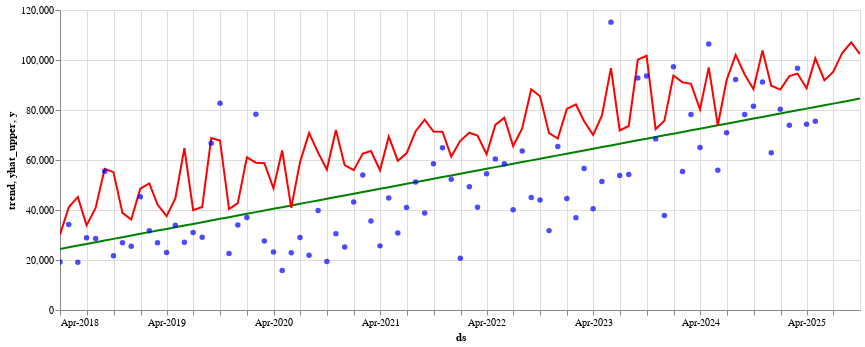

Notebook cell for this chart:
### Code cell
exp.monthly_projection().properties(width=800)

### Figure 1 — Vega specification as saved in the notebook (floating-point values rounded to 4 significant figures)
{"$schema": "https://vega.github.io/schema/vega/v5.json", "data": [{"name": "param_2_store"}, {"name": "source_0", "values": [{"ds": "2018-03-31T00:00:00.000", "trend": 24440.0}, {"ds": "2018-04-30T00:00:00.000", "trend": 25090.0}, {"ds": "2018-05-31T00:00:00.000", "trend": 25770.0}, {"ds": "2018-06-30T00:00:00.000", "trend": 26430.0}, {"ds": "2018-07-31T00:00:00.000", "trend": 27110.0}, {"ds": "2018-08-31T00:00:00.000", "trend": 27790.0}, {"ds": "2018-09-30T00:00:00.000", "trend": 28450.0}, {"ds": "2018-10-31T00:00:00.000", "trend": 29130.0}, {"ds": "2018-11-30T00:00:00.000", "trend": 29790.0}, {"ds": "2018-12-31T00:00:00.000", "trend": 30470.0}, {"ds": "2019-01-31T00:00:00.000", "trend": 31150.0}, {"ds": "2019-02-28T00:00:00.000", "trend": 31760.0}, {"ds": "2019-03-31T00:00:00.000", "trend": 32440.0}, {"ds": "2019-04-30T00:00:00.000", "trend": 33100.0}, {"ds": "2019-05-31T00:00:00.000", "trend": 33780.0}, {"ds": "2019-06-30T00:00:00.000", "trend": 34440.0}, {"ds": "2019-07-31T00:00:00.000", "trend": 35120.0}, {"ds": "2019-08-31T00:00:00.000", "trend": 35800.0}, {"ds": "2019-09-30T00:00:00.000", "trend": 36460.0}, {"ds": "2019-10-31T00:00:00.000", "trend": 37140.0}, {"ds": "2019-11-30T00:00:00.000", "trend": 37800.0}, {"ds": "2019-12-31T00:00:00.000", "trend": 38480.0}, {"ds": "2020-01-31T00:00:00.000", "trend": 39160.0}, {"ds": "2020-02-29T00:00:00.000", "trend": 39790.0}, {"ds": "2020-03-31T00:00:00.000", "trend": 40470.0}, {"ds": "2020-04-30T00:00:00.000", "trend": 41130.0}, {"ds": "2020-05-31T00:00:00.000", "trend": 41810.0}, {"ds": "2020-06-30T00:00:00.000", "trend": 42470.0}, {"ds": "2020-07-31T00:00:00.000", "trend": 43150.0}, {"ds": "2020-08-31T00:00:00.000", "trend": 43830.0}, {"ds": "2020-09-30T00:00:00.000", "trend": 44480.0}, {"ds": "2020-10-31T00:00:00.000", "trend": 45160.0}, {"ds": "2020-11-30T00:00:00.000", "trend": 45820.0}, {"ds": "2020-12-31T00:00:00.000", "trend": 46500.0}, {"ds": "2021-01-31T00:00:00.000", "trend": 47180.0}, {"ds": "2021-02-28T00:00:00.000", "trend": 47800.0}, {"ds": "2021-03-31T00:00:00.000", "trend": 48480.0}, {"ds": "2021-04-30T00:00:00.000", "trend": 49140.0}, {"ds": "2021-05-31T00:00:00.000", "trend": 49820.0}, {"ds": "2021-06-30T00:00:00.000", "trend": 50480.0}, {"ds": "2021-07-31T00:00:00.000", "trend": 51160.0}, {"ds": "2021-08-31T00:00:00.000", "trend": 51840.0}, {"ds": "2021-09-30T00:00:00.000", "trend": 52490.0}, {"ds": "2021-10-31T00:00:00.000", "trend": 53170.0}, {"ds": "2021-11-30T00:00:00.000", "trend": 53830.0}, {"ds": "2021-12-31T00:00:00.000", "trend": 54510.0}, {"ds": "2022-01-31T00:00:00.000", "trend": 55190.0}, {"ds": "2022-02-28T00:00:00.000", "trend": 55810.0}, {"ds": "2022-03-31T00:00:00.000", "trend": 56490.0}, {"ds": "2022-04-30T00:00:00.000", "trend": 57150.0}, {"ds": "2022-05-31T00:00:00.000", "trend": 57830.0}, {"ds": "2022-06-30T00:00:00.000", "trend": 58480.0}, {"ds": "2022-07-31T00:00:00.000", "trend": 59170.0}, {"ds": "2022-08-31T00:00:00.000", "trend": 59850.0}, {"ds": "2022-09-30T00:00:00.000", "trend": 60500.0}, {"ds": "2022-10-31T00:00:00.000", "trend": 61190.0}, {"ds": "2022-11-30T00:00:00.000", "trend": 61840.0}, {"ds": "2022-12-31T00:00:00.000", "trend": 62530.0}, {"ds": "2023-01-31T00:00:00.000", "trend": 63210.0}, {"ds": "2023-02-28T00:00:00.000", "trend": 63820.0}, {"ds": "2023-03-31T00:00:00.000", "trend": 64500.0}, {"ds": "2023-04-30T00:00:00.000", "trend": 65160.0}, {"ds": "2023-05-31T00:00:00.000", "trend": 65840.0}, {"ds": "2023-06-30T00:00:00.000", "trend": 66500.0}, {"ds": "2023-07-31T00:00:00.000", "trend": 67180.0}, {"ds": "2023-08-31T00:00:00.000", "trend": 67860.0}, {"ds": "2023-09-30T00:00:00.000", "trend": 68520.0}, {"ds": "2023-10-31T00:00:00.000", "trend": 69200.0}, {"ds": "2023-11-30T00:00:00.000", "trend": 69860.0}, {"ds": "2023-12-31T00:00:00.000", "trend": 70540.0}, {"ds": "2024-01-31T00:00:00.000", "trend": 71220.0}, {"ds": "2024-02-29T00:00:00.000", "trend": 71860.0}, {"ds": "2024-03-31T00:00:00.000", "trend": 72540.0}, {"ds": "2024-04-30T00:00:00.000", "trend": 73200.0}, {"ds": "2024-05-31T00:00:00.000", "trend": 73880.0}, {"ds": "2024-06-30T00:00:00.000", "trend": 74540.0}, {"ds": "2024-07-31T00:00:00.000", "trend": 75220.0}, {"ds": "2024-08-31T00:00:00.000", "trend": 75900.0}, {"ds": "2024-09-30T00:00:00.000", "trend": 76560.0}, {"ds": "2024-10-31T00:00:00.000", "trend": 77240.0}, {"ds": "2024-11-30T00:00:00.000", "trend": 77900.0}, {"ds": "2024-12-31T00:00:00.000", "trend": 78580.0}, {"ds": "2025-01-31T00:00:00.000", "trend": 79260.0}, {"ds": "2025-02-28T00:00:00.000", "trend": 79880.0}, {"ds": "2025-03-31T00:00:00.000", "trend": 80560.0}, {"ds": "2025-04-30T00:00:00.000", "trend": 81220.0}, {"ds": "2025-05-31T00:00:00.000", "trend": 81900.0}, {"ds": "2025-06-30T00:00:00.000", "trend": 82550.0}, {"ds": "2025-07-31T00:00:00.000", "trend": 83240.0}, {"ds": "2025-08-31T00:00:00.000", "trend": 83920.0}, {"ds": "2025-09-30T00:00:00.000", "trend": 84580.0}], "transform": [{"type": "formula", "expr": "toDate(datum['ds'])", "as": "ds"}]}, {"name": "source_1", "values": [{"ds": "2018-03-31T00:00:00.000", "yhat_upper": 30150.0}, {"ds": "2018-04-30T00:00:00.000", "yhat_upper": 41100.0}, {"ds": "2018-05-31T00:00:00.000", "yhat_upper": 45240.0}, {"ds": "2018-06-30T00:00:00.000", "yhat_upper": 33860.0}, {"ds": "2018-07-31T00:00:00.000", "yhat_upper": 40800.0}, {"ds": "2018-08-31T00:00:00.000", "yhat_upper": 56510.0}, {"ds": "2018-09-30T00:00:00.000", "yhat_upper": 55140.0}, {"ds": "2018-10-31T00:00:00.000", "yhat_upper": 38860.0}, {"ds": "2018-11-30T00:00:00.000", "yhat_upper": 36220.0}, {"ds": "2018-12-31T00:00:00.000", "yhat_upper": 48550.0}, {"ds": "2019-01-31T00:00:00.000", "yhat_upper": 50670.0}, {"ds": "2019-02-28T00:00:00.000", "yhat_upper": 42160.0}, {"ds": "2019-03-31T00:00:00.000", "yhat_upper": 37540.0}, {"ds": "2019-04-30T00:00:00.000", "yhat_upper": 44660.0}, {"ds": "2019-05-31T00:00:00.000", "yhat_upper": 64700.0}, {"ds": "2019-06-30T00:00:00.000", "yhat_upper": 39940.0}, {"ds": "2019-07-31T00:00:00.000", "yhat_upper": 41200.0}, {"ds": "2019-08-31T00:00:00.000", "yhat_upper": 68820.0}, {"ds": "2019-09-30T00:00:00.000", "yhat_upper": 67810.0}, {"ds": "2019-10-31T00:00:00.000", "yhat_upper": 40350.0}, {"ds": "2019-11-30T00:00:00.000", "yhat_upper": 42770.0}, {"ds": "2019-12-31T00:00:00.000", "yhat_upper": 61080.0}, {"ds": "2020-01-31T00:00:00.000", "yhat_upper": 58930.0}, {"ds": "2020-02-29T00:00:00.000", "yhat_upper": 58730.0}, {"ds": "2020-03-31T00:00:00.000", "yhat_upper": 48710.0}, {"ds": "2020-04-30T00:00:00.000", "yhat_upper": 63790.0}, {"ds": "2020-05-31T00:00:00.000", "yhat_upper": 40840.0}, {"ds": "2020-06-30T00:00:00.000", "yhat_upper": 59140.0}, {"ds": "2020-07-31T00:00:00.000", "yhat_upper": 70760.0}, {"ds": "2020-08-31T00:00:00.000", "yhat_upper": 62930.0}, {"ds": "2020-09-30T00:00:00.000", "yhat_upper": 56190.0}, {"ds": "2020-10-31T00:00:00.000", "yhat_upper": 72030.0}, {"ds": "2020-11-30T00:00:00.000", "yhat_upper": 57950.0}, {"ds": "2020-12-31T00:00:00.000", "yhat_upper": 55920.0}, {"ds": "2021-01-31T00:00:00.000", "yhat_upper": 62610.0}, {"ds": "2021-02-28T00:00:00.000", "yhat_upper": 63570.0}, {"ds": "2021-03-31T00:00:00.000", "yhat_upper": 55880.0}, {"ds": "2021-04-30T00:00:00.000", "yhat_upper": 69350.0}, {"ds": "2021-05-31T00:00:00.000", "yhat_upper": 59710.0}, {"ds": "2021-06-30T00:00:00.000", "yhat_upper": 62660.0}, {"ds": "2021-07-31T00:00:00.000", "yhat_upper": 71500.0}, {"ds": "2021-08-31T00:00:00.000", "yhat_upper": 76140.0}, {"ds": "2021-09-30T00:00:00.000", "yhat_upper": 71370.0}, {"ds": "2021-10-31T00:00:00.000", "yhat_upper": 71340.0}, {"ds": "2021-11-30T00:00:00.000", "yhat_upper": 61380.0}, {"ds": "2021-12-31T00:00:00.000", "yhat_upper": 67680.0}, {"ds": "2022-01-31T00:00:00.000", "yhat_upper": 70920.0}, {"ds": "2022-02-28T00:00:00.000", "yhat_upper": 69810.0}, {"ds": "2022-03-31T00:00:00.000", "yhat_upper": 62320.0}, {"ds": "2022-04-30T00:00:00.000", "yhat_upper": 74020.0}, {"ds": "2022-05-31T00:00:00.000", "yhat_upper": 76960.0}, {"ds": "2022-06-30T00:00:00.000", "yhat_upper": 65590.0}, {"ds": "2022-07-31T00:00:00.000", "yhat_upper": 72630.0}, {"ds": "2022-08-31T00:00:00.000", "yhat_upper": 88300.0}, {"ds": "2022-09-30T00:00:00.000", "yhat_upper": 85480.0}, {"ds": "2022-10-31T00:00:00.000", "yhat_upper": 70710.0}, {"ds": "2022-11-30T00:00:00.000", "yhat_upper": 68580.0}, {"ds": "2022-12-31T00:00:00.000", "yhat_upper": 80440.0}, {"ds": "2023-01-31T00:00:00.000", "yhat_upper": 82220.0}, {"ds": "2023-02-28T00:00:00.000", "yhat_upper": 75490.0}, {"ds": "2023-03-31T00:00:00.000", "yhat_upper": 70070.0}, {"ds": "2023-04-30T00:00:00.000", "yhat_upper": 77750.0}, {"ds": "2023-05-31T00:00:00.000", "yhat_upper": 96770.0}, {"ds": "2023-06-30T00:00:00.000", "yhat_upper": 71850.0}, {"ds": "2023-07-31T00:00:00.000", "yhat_upper": 73610.0}, {"ds": "2023-08-31T00:00:00.000", "yhat_upper": 100100.0}, {"ds": "2023-09-30T00:00:00.000", "yhat_upper": 101700.0}, {"ds": "2023-10-31T00:00:00.000", "yhat_upper": 72380.0}, {"ds": "2023-11-30T00:00:00.000", "yhat_upper": 75660.0}, {"ds": "2023-12-31T00:00:00.000", "yhat_upper": 93790.0}, {"ds": "2024-01-31T00:00:00.000", "yhat_upper": 91080.0}, {"ds": "2024-02-29T00:00:00.000", "yhat_upper": 90450.0}, {"ds": "2024-03-31T00:00:00.000", "yhat_upper": 80260.0}, {"ds": "2024-04-30T00:00:00.000", "yhat_upper": 97040.0}, {"ds": "2024-05-31T00:00:00.000", "yhat_upper": 73820.0}, {"ds": "2024-06-30T00:00:00.000", "yhat_upper": 91920.0}, {"ds": "2024-07-31T00:00:00.000", "yhat_upper": 102100.0}, {"ds": "2024-08-31T00:00:00.000", "yhat_upper": 94200.0}, {"ds": "2024-09-30T00:00:00.000", "yhat_upper": 88340.0}, {"ds": "2024-10-31T00:00:00.000", "yhat_upper": 103800.0}, {"ds": "2024-11-30T00:00:00.000", "yhat_upper": 89740.0}, {"ds": "2024-12-31T00:00:00.000", "yhat_upper": 88170.0}, {"ds": "2025-01-31T00:00:00.000", "yhat_upper": 93570.0}, {"ds": "2025-02-28T00:00:00.000", "yhat_upper": 94570.0}, {"ds": "2025-03-31T00:00:00.000", "yhat_upper": 88710.0}, {"ds": "2025-04-30T00:00:00.000", "yhat_upper": 100700.0}, {"ds": "2025-05-31T00:00:00.000", "yhat_upper": 91900.0}, {"ds": "2025-06-30T00:00:00.000", "yhat_upper": 95240.0}, {"ds": "2025-07-31T00:00:00.000", "yhat_upper": 102800.0}, {"ds": "2025-08-31T00:00:00.000", "yhat_upper": 107100.0}, {"ds": "2025-09-30T00:00:00.000", "yhat_upper": 102400.0}], "transform": [{"type": "formula", "expr": "toDate(datum['ds'])", "as": "ds"}]}, {"name": "source_2", "values": [{"ds": "2018-03-31T00:00:00.000", "y": 19183}, {"ds": "2018-04-30T00:00:00.000", "y": 34192}, {"ds": "2018-05-31T00:00:00.000", "y": 19057}, {"ds": "2018-06-30T00:00:00.000", "y": 28942}, {"ds": "2018-07-31T00:00:00.000", "y": 28622}, {"ds": "2018-08-31T00:00:00.000", "y": 55519}, {"ds": "2018-09-30T00:00:00.000", "y": 21665}, {"ds": "2018-10-31T00:00:00.000", "y": 26939}, {"ds": "2018-11-30T00:00:00.000", "y": 25467}, {"ds": "2018-12-31T00:00:00.000", "y": 45338}, {"ds": "2019-01-31T00:00:00.000", "y": 31667}, {"ds": "2019-02-28T00:00:00.000", "y": 26909}, {"ds": "2019-03-31T00:00:00.000", "y": 23041}, {"ds": "2019-04-30T00:00:00.000", "y": 33874}, {"ds": "2019-05-31T00:00:00.000", "y": 27119}, {"ds": "2019-06-30T00:00:00.000", "y": 30990}, {"ds": "2019-07-31T00:00:00.000", "y": 29068}, {"ds": "2019-08-31T00:00:00.000", "y": 66664}, {"ds": "2019-09-30T00:00:00.000", "y": 82705}, {"ds": "2019-10-31T00:00:00.000", "y": 22566}, {"ds": "2019-11-30T00:00:00.000", "y": 33972}, {"ds": "2019-12-31T00:00:00.000", "y": 36986}, {"ds": "2020-01-31T00:00:00.000", "y": 78282}, {"ds": "2020-02-29T00:00:00.000", "y": 27623}, {"ds": "2020-03-31T00:00:00.000", "y": 23233}, {"ds": "2020-04-30T00:00:00.000", "y": 15774}, {"ds": "2020-05-31T00:00:00.000", "y": 22930}, {"ds": "2020-06-30T00:00:00.000", "y": 29031}, {"ds": "2020-07-31T00:00:00.000", "y": 21877}, {"ds": "2020-08-31T00:00:00.000", "y": 39795}, {"ds": "2020-09-30T00:00:00.000", "y": 19416}, {"ds": "2020-10-31T00:00:00.000", "y": 30476}, {"ds": "2020-11-30T00:00:00.000", "y": 25236}, {"ds": "2020-12-31T00:00:00.000", "y": 43245}, {"ds": "2021-01-31T00:00:00.000", "y": 54028}, {"ds": "2021-02-28T00:00:00.000", "y": 35580}, {"ds": "2021-03-31T00:00:00.000", "y": 25651}, {"ds": "2021-04-30T00:00:00.000", "y": 44842}, {"ds": "2021-05-31T00:00:00.000", "y": 30757}, {"ds": "2021-06-30T00:00:00.000", "y": 41043}, {"ds": "2021-07-31T00:00:00.000", "y": 51235}, {"ds": "2021-08-31T00:00:00.000", "y": 38760}, {"ds": "2021-09-30T00:00:00.000", "y": 58508}, {"ds": "2021-10-31T00:00:00.000", "y": 64912}, {"ds": "2021-11-30T00:00:00.000", "y": 52258}, {"ds": "2021-12-31T00:00:00.000", "y": 20705}, {"ds": "2022-01-31T00:00:00.000", "y": 49293}, {"ds": "2022-02-28T00:00:00.000", "y": 41119}, {"ds": "2022-03-31T00:00:00.000", "y": 54458}, {"ds": "2022-04-30T00:00:00.000", "y": 60447}, {"ds": "2022-05-31T00:00:00.000", "y": 58500}, {"ds": "2022-06-30T00:00:00.000", "y": 40074}, {"ds": "2022-07-31T00:00:00.000", "y": 63631}, {"ds": "2022-08-31T00:00:00.000", "y": 44998}, {"ds": "2022-09-30T00:00:00.000", "y": 44006}, {"ds": "2022-10-31T00:00:00.000", "y": 31754}, {"ds": "2022-11-30T00:00:00.000", "y": 65402}, {"ds": "2022-12-31T00:00:00.000", "y": 44617}, {"ds": "2023-01-31T00:00:00.000", "y": 36922}, {"ds": "2023-02-28T00:00:00.000", "y": 56614}, {"ds": "2023-03-31T00:00:00.000", "y": 40502}, {"ds": "2023-04-30T00:00:00.000", "y": 51413}, {"ds": "2023-05-31T00:00:00.000", "y": 115147}, {"ds": "2023-06-30T00:00:00.000", "y": 53833}, {"ds": "2023-07-31T00:00:00.000", "y": 54182}, {"ds": "2023-08-31T00:00:00.000", "y": 92769}, {"ds": "2023-09-30T00:00:00.000", "y": 93638}, {"ds": "2023-10-31T00:00:00.000", "y": 68449}, {"ds": "2023-11-30T00:00:00.000", "y": 37772}, {"ds": "2023-12-31T00:00:00.000", "y": 97338}, {"ds": "2024-01-31T00:00:00.000", "y": 55360}, {"ds": "2024-02-29T00:00:00.000", "y": 78208}, {"ds": "2024-03-31T00:00:00.000", "y": 65045}, {"ds": "2024-04-30T00:00:00.000", "y": 106415}, {"ds": "2024-05-31T00:00:00.000", "y": 55943}, {"ds": "2024-06-30T00:00:00.000", "y": 70895}, {"ds": "2024-07-31T00:00:00.000", "y": 92235}, {"ds": "2024-08-31T00:00:00.000", "y": 78183}, {"ds": "2024-09-30T00:00:00.000", "y": 81509}, {"ds": "2024-10-31T00:00:00.000", "y": 91160}, {"ds": "2024-11-30T00:00:00.000", "y": 62920}, {"ds": "2024-12-31T00:00:00.000", "y": 80295}, {"ds": "2025-01-31T00:00:00.000", "y": 73866}, {"ds": "2025-02-28T00:00:00.000", "y": 96671}, {"ds": "2025-03-31T00:00:00.000", "y": 74346}, {"ds": "2025-04-30T00:00:00.000", "y": 75460}], "transform": [{"type": "formula", "expr": "toDate(datum['ds'])", "as": "ds"}]}], "signals": [{"name": "unit", "value": {}, "on": [{"events": "pointermove", "update": "isTuple(group()) ? group() : unit"}]}, {"name": "param_2", "update": "vlSelectionResolve(\"param_2_store\", \"union\")"}, {"name": "param_2_ds", "on": [{"events": [{"source": "view", "type": "dblclick"}], "update": "null"}, {"events": {"signal": "param_2_translate_delta"}, "update": "panLinear(param_2_translate_anchor.extent_x, -param_2_translate_delta.x / width)"}, {"events": {"signal": "param_2_zoom_delta"}, "update": "zoomLinear(domain(\"x\"), param_2_zoom_anchor.x, param_2_zoom_delta)"}]}, {"name": "param_2_trend", "on": [{"events": [{"source": "view", "type": "dblclick"}], "update": "null"}, {"events": {"signal": "param_2_translate_delta"}, "update": "panLinear(param_2_translate_anchor.extent_y, param_2_translate_delta.y / height)"}, {"events": {"signal": "param_2_zoom_delta"}, "update": "zoomLinear(domain(\"y\"), param_2_zoom_anchor.y, param_2_zoom_delta)"}]}, {"name": "param_2_tuple", "on": [{"events": [{"signal": "param_2_ds || param_2_trend"}], "update": "param_2_ds && param_2_trend ? {unit: \"view_1\", fields: param_2_tuple_fields, values: [param_2_ds,param_2_trend]} : null"}]}, {"name": "param_2_tuple_fields", "value": [{"field": "ds", "channel": "x", "type": "R"}, {"field": "trend", "channel": "y", "type": "R"}]}, {"name": "param_2_translate_anchor", "value": {}, "on": [{"events": [{"source": "scope", "type": "pointerdown"}], "update": "{x: x(unit), y: y(unit), extent_x: domain(\"x\"), extent_y: domain(\"y\")}"}]}, {"name": "param_2_translate_delta", "value": {}, "on": [{"events": [{"source": "window", "between": [{"source": "scope", "type": "pointerdown"}, {"source": "window", "type": "pointerup"}], "type": "pointermove", "consume": true}], "update": "{x: param_2_translate_anchor.x - x(unit), y: param_2_translate_anchor.y - y(unit)}"}]}, {"name": "param_2_zoom_anchor", "on": [{"events": [{"source": "scope", "type": "wheel", "consume": true}], "update": "{x: invert(\"x\", x(unit)), y: invert(\"y\", y(unit))}"}]}, {"name": "param_2_zoom_delta", "on": [{"events": [{"source": "scope", "type": "wheel", "consume": true}], "update": "pow(1.001, event.deltaY * pow(16, event.deltaMode))", "force": true}]}, {"name": "param_2_modify", "on": [{"events": {"signal": "param_2_tuple"}, "update": "modify(\"param_2_store\", param_2_tuple, true)"}]}], "marks": [{"type": "line", "name": "view_1_marks", "from": {"data": "source_0"}, "sort": {"field": "x"}, "encode": {"update": {"stroke": {"value": "green"}, "y": {"field": "trend", "scale": "y"}, "defined": {"signal": "isValid(datum[\"ds\"]) && isFinite(+datum[\"ds\"]) && isValid(datum[\"trend\"]) && isFinite(+datum[\"trend\"])"}, "x": {"field": "ds", "scale": "x"}, "tooltip": {"signal": "{\"ds\": timeFormat(datum[\"ds\"], '%b %d, %Y'), \"trend\": format(datum[\"trend\"], \"\")}"}}}, "style": ["line"], "clip": true, "interactive": true}, {"type": "line", "name": "layer_1_marks", "from": {"data": "source_1"}, "sort": {"field": "x"}, "encode": {"update": {"defined": {"signal": "isValid(datum[\"ds\"]) && isFinite(+datum[\"ds\"]) && isValid(datum[\"yhat_upper\"]) && isFinite(+datum[\"yhat_upper\"])"}, "x": {"field": "ds", "scale": "x"}, "stroke": {"value": "red"}, "y": {"field": "yhat_upper", "scale": "y"}}}, "interactive": false, "clip": true, "style": ["line"]}, {"type": "symbol", "name": "layer_2_marks", "from": {"data": "source_2"}, "encode": {"update": {"opacity": {"value": 0.7}, "tooltip": {"signal": "{\"ds\": timeFormat(datum[\"ds\"], '%b %d, %Y'), \"y\": format(datum[\"y\"], \"\")}"}, "shape": {"value": "circle"}, "fill": {"value": "blue"}, "y": {"field": "y", "scale": "y"}, "x": {"field": "ds", "scale": "x"}}}, "style": ["circle"], "clip": true, "interactive": true}], "scales": [{"name": "x", "type": "time", "domain": {"fields": [{"data": "source_0", "field": "ds"}, {"data": "source_1", "field": "ds"}, {"data": "source_2", "field": "ds"}]}, "range": [0, {"signal": "width"}], "domainRaw": {"signal": "param_2[\"ds\"]"}}, {"name": "y", "type": "linear", "domain": {"fields": [{"data": "source_0", "field": "trend"}, {"data": "source_1", "field": "yhat_upper"}, {"data": "source_2", "field": "y"}]}, "range": [{"signal": "height"}, 0], "domainRaw": {"signal": "param_2[\"trend\"]"}, "zero": true, "nice": true}], "axes": [{"scale": "x", "zindex": 0, "orient": "bottom", "ticks": false, "domain": false, "tickCount": {"signal": "ceil(width/40)"}, "maxExtent": 0, "grid": true, "labels": false, "aria": false, "gridScale": "y", "minExtent": 0}, {"scale": "y", "orient": "left", "aria": false, "grid": true, "maxExtent": 0, "minExtent": 0, "zindex": 0, "labels": false, "ticks": false, "domain": false, "gridScale": "x", "tickCount": {"signal": "ceil(height/40)"}}, {"scale": "x", "title": "ds", "zindex": 0, "grid": false, "labelFlush": true, "orient": "bottom", "tickCount": {"signal": "ceil(width/40)"}, "labelOverlap": true, "format": "%b-%Y"}, {"scale": "y", "zindex": 0, "title": "trend, yhat_upper, y", "orient": "left", "grid": false, "labelOverlap": true, "tickCount": {"signal": "ceil(height/40)"}}], "background": "white", "padding": 5, "height": 300, "style": "cell", "width": 800}
